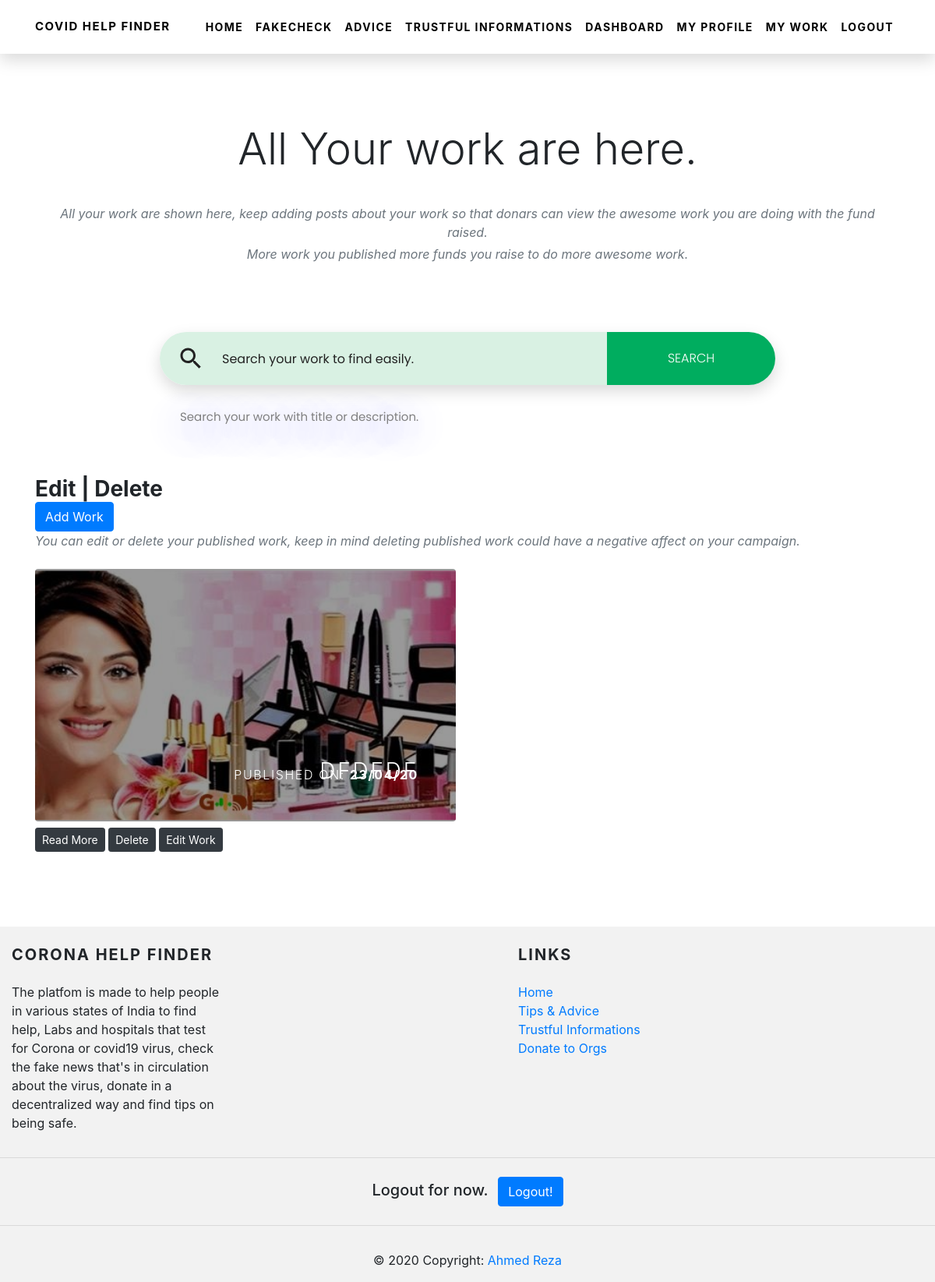
Page /covid/mypost/ (signed in) on the earlier database version.
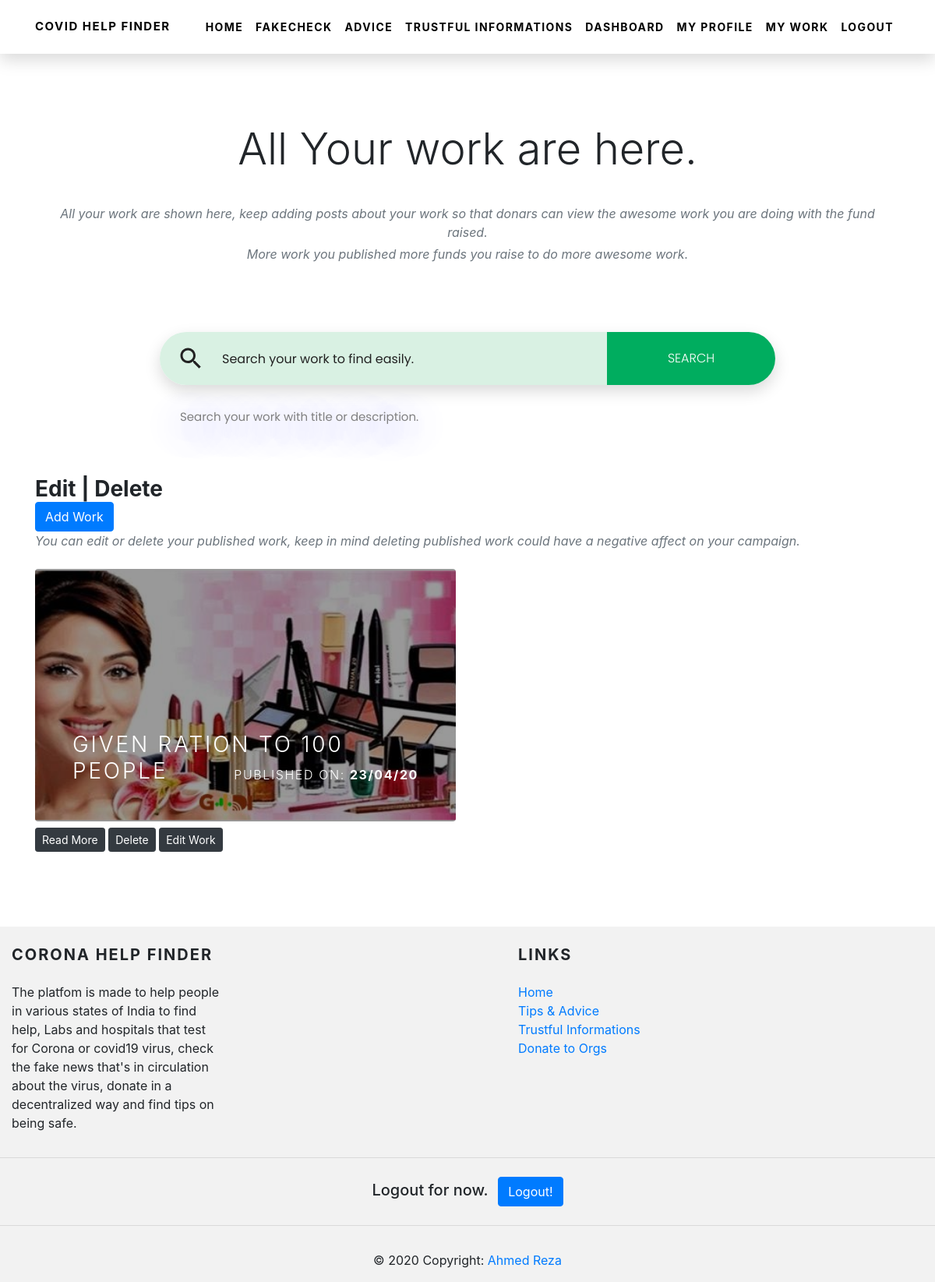
Same page on the later database version.
### covid/models.py (models this page shows, shortened)
class MyPost(models.Model):
	pic_one = models.URLField(null=True, blank=True)
	pic_two = models.URLField(null=True, blank=True)
	pic_three = models.URLField(null=True, blank=True)
	pic_four = models.URLField(null=True, blank=True)
	pic_five = models.URLField(null=True, blank=True)
	main_pic = models.URLField(null=True, blank=True)
	amount_spend = models.IntegerField(null=True, blank=True)
	total_donars = models.IntegerField(null=True, blank=True)
	donar_names = models.TextField(null=False, blank=False)
	title = models.CharField(max_length = 200)
	body = models.TextField(null=False, blank=False)
	short_description = models.CharField(max_length = 240)
	cr_date = models.DateTimeField(auto_now_add=True)
	uploaded_by = models.ForeignKey(to=MyProfile, on_delete=CASCADE, null=True, blank=True)

### covid/views.py (the view)
# urls.py: path('mypost/', views.MyPostListView.as_view()),
@method_decorator(login_required, name="dispatch")
class MyPostListView(ListView):
    model = MyPost
    def get_queryset(self):
        si = self.request.GET.get("si")
        if si == None:
            si = ""
        return MyPost.objects.filter(Q(uploaded_by = self.request.user.myprofile)).filter(Q(title__icontains = si) | Q(body__icontains = si)).order_by("-id");

### covid/templates/covid/mypost_list.html (shortened to what this page needs)
{% extends 'base.html' %}
{% block content %}
<div class="container py-5">
<section class="py-5 header text-center">
    <div class="container py-4">
        <header>
            <h1 class="display-4">All Your work are here.</h1>
            <p class="font-italic text-muted mb-1">All your work are shown here, keep adding posts about your work so that donars can view the awesome work you are doing with the fund raised.</p>
            <p class="font-italic text-muted">More work you published more funds you raise to do more awesome work.
            </p>
        </header>
    </div>
</section>
    <div class="s200">
      <form>
        <div class="inner-form">
          <div class="input-field first-wrap">
            <div class="svg-wrapper">
            </div>
            <input id="search" placeholder="Search your work to find easily." value="{{ request.GET.si }}" type="text" name="si" />
          </div>
          <div class="input-field second-wrap">
            <button class="btn-search" type="submit" value="Search">SEARCH</button>
          </div>
        </div>
        <span class="info">Search your work with title or description.</span>
      </form>
    </div>
  <div class="py-5">
    <h3 class="font-weight-bold mb-0">Edit | Delete</h3>
    <a href="/covid/mypost/create" class="btn btn-primary">Add Work</a>
    <p class="font-italic text-muted mb-4">You can edit or delete your published work, keep in mind deleting published work could have a negative affect on your campaign.</p>
    <div class="row">
      {% for n1 in mypost_list %}
      <div class="col-lg-6 mb-3 mb-lg-0">
        <div class="hover hover-4 text-white rounded"><img src="{{n1.main_pic}}" alt="">
          <div class="hover-overlay"></div>
          <div class="hover-4-content">
            <h3 class="hover-4-title text-uppercase font-weight-bold mb-0"><span class="font-weight-light">{{n1.title}} </span></h3>
            <p class="hover-4-title text-uppercase font-weight-bold mb-0"><span class="font-weight-light">Published on: </span>{{n1.cr_date | date:"d/m/y"}}</p>
          </div>
        </div>
        <a class="btn btn-dark btn-sm mt-2" href='/covid/mypost/{{n1.id}}'>Read More</a>
        <a class="btn btn-dark btn-sm mt-2" href='/covid/mypost/delete/{{n1.id}}'>Delete</a>
        <a class="btn btn-dark btn-sm mt-2" href="/covid/mypost/edit/{{n1.id}}">Edit Work</a>
      </div>
      {% endfor %}
    </div>
  </div>
</div>
{% endblock %}

### covid/templates/base.html (shortened to what this page needs)
{% load staticfiles %}
{% load static %}
<html>
  <head>
    <link rel="stylesheet" href="https://stackpath.bootstrapcdn.com/bootstrap/4.4.1/css/bootstrap.min.css">
    <link rel="stylesheet" type="text/css" href="https://stackpath.bootstrapcdn.com/font-awesome/4.7.0/css/font-awesome.min.css">
    <link href="/static/css/main.css" rel="stylesheet" />
    <link rel="stylesheet" href="/static/css/style.css">
  </head>
  <body>
    <header class="header">
    <nav class="navbar navbar-expand-lg fixed-top py-3">
      <div class="container"><a href="/" class="navbar-brand text-uppercase font-weight-bold">Covid Help Finder</a>
        <div id="navbarSupportedContent" class="collapse navbar-collapse">
          <ul class="navbar-nav ml-auto">
                      <li class="nav-item active"><a href="/" class="nav-link text-uppercase font-weight-bold">Home <span class="sr-only">(current)</span></a></li>
                      <li class="nav-item"><a href="/covid/fakecheck/" class="nav-link text-uppercase font-weight-bold">FakeCheck</a></li>
                      <li class="nav-item"><a href="/covid/tips" class="nav-link text-uppercase font-weight-bold">Advice</a></li>
                      <li class="nav-item"><a href="/covid/info" class="nav-link text-uppercase font-weight-bold">Trustful Informations</a></li>
                      <li class="nav-item"><a href="/covid/dashboard" class="nav-link text-uppercase font-weight-bold">Dashboard</a></li>
                      {% if user.is_authenticated %}
                      <li class="nav-item"><a href="/covid/myprofile/{{ user.myprofile.id }}" class="nav-link text-uppercase font-weight-bold">My Profile</a></li>
                      <li class="nav-item"><a href="/covid/mypost/" class="nav-link text-uppercase font-weight-bold">My Work</a></li>
                      <li class="nav-item"><a href="/accounts/logout/" class="nav-link text-uppercase font-weight-bold">Logout</a></li>
                      {% else %}
                      <li class="nav-item"><a href="/covid/myprofile" class="nav-link text-uppercase font-weight-bold">Donate</a></li>
                      {% endif %}
                  </ul>
              </div>
          </div>
      </nav>
  </header>
{% block content %}
{% endblock %}
  <footer class="page-footer text-center text-md-left pt-4" style="background-color: #f2f2f2;">
    <div class="container-fluid">
      <div class="row">
        <div class="col-md-3">
          <h5 class="text-uppercase font-weight-bold mb-4">Corona Help Finder</h5>
          <p>The platfom is made to help people in various states of India to find help, Labs and hospitals that test for Corona or covid19 virus, check the fake news that's in circulation about the virus, donate in a decentralized way and find tips on being safe.</p>
        </div>
        <div class="col-md-2 mx-auto">
          <h5 class="text-uppercase font-weight-bold mb-4">Links</h5>
          <ul class="list-unstyled">
            <li><a href="/">Home</a></li>
            <li><a href="/covid/tips">Tips & Advice</a></li>
            <li><a href="/covid/info">Trustful Informations</a></li>
            <li><a href="/covid/myprofile">Donate to Orgs</a></li>
          </ul>
        </div>
      </div>
    </div>
    <hr>
    <div class="call-to-action text-center my-4">
      <ul class="list-unstyled list-inline">
        {% if user.is_authenticated %}
        <li class="list-inline-item">
          <h5>Logout for now.</h5>
        </li>
        <li class="list-inline-item"><a href="/accounts/logout" class="btn btn-primary">Logout!</a></li>
        {% else %}
        <li class="list-inline-item">
          <h5>Login as organization.</h5>
        </li>
        <li class="list-inline-item"><a href="/accounts/login" class="btn btn-primary">Log in!</a></li>
        {% endif %}
      </ul>
    </div>
    <hr>
    <div class="footer-copyright py-3 text-center">
      <div class="container-fluid">
        © 2020 Copyright: <a href="https://about.me/ahmed_reza"> Ahmed Reza </a>
      </div>
    </div>
  </footer>
  </body>
</html>

### covid/static/css/main.css (style rules this page uses)
html { line-height: 1.15; -ms-text-size-adjust: 100%; -webkit-text-size-adjust: 100%; }
body { margin: 0; }
article, aside, footer, header, nav, section { display: block; }
h1 { font-size: 2em; margin: 0.67em 0; }
hr { box-sizing: content-box; height: 0; overflow: visible; }
a { background-color: transparent; -webkit-text-decoration-skip: objects; }
img { border-style: none; }
svg:not(:root) { overflow: hidden; }
button, input, optgroup, select, textarea { font-family: sans-serif; font-size: 100%; line-height: 1.15; margin: 0; }
button, input { overflow: visible; }
button, select { text-transform: none; }
button, html [type="button"], [type="reset"], [type="submit"] { -webkit-appearance: button; }
html { height: 100%; }
input, button { font-family: 'Poppins', sans-serif; }
* { box-sizing: border-box; }
.s200 { display: flex; flex-wrap: wrap; -ms-flex-pack: center; justify-content: center; font-family: 'Poppins', sans-serif; }
.s200 form { width: 100%; max-width: 790px; }
.s200 form .inner-form { display: -ms-flexbox; display: flex; width: 100%; -ms-flex-pack: justify; justify-content: space-between; -ms-flex-align: center; align-items: center; box-shadow: 0px 8px 20px 0px rgba(0, 0, 0, 0.15); border-radius: 34px; overflow: hidden; margin-bottom: 30px; }
.s200 form .inner-form .input-field { height: 68px; }
.s200 form .inner-form .input-field input { height: 100%; background: transparent; border: 0; display: block; width: 100%; padding: 10px 0; font-size: 16px; color: #000; }
.s200 form .inner-form .input-field.first-wrap { -ms-flex-positive: 1; flex-grow: 1; display: -ms-flexbox; display: flex; -ms-flex-align: center; align-items: center; background: #d9f1e3; }
.s200 form .inner-form .input-field.first-wrap input { -ms-flex-positive: 1; flex-grow: 1; }
.s200 form .inner-form .input-field.first-wrap .svg-wrapper { min-width: 80px; display: -ms-flexbox; display: flex; -ms-flex-pack: center; justify-content: center; -ms-flex-align: center; align-items: center; }
.s200 form .inner-form .input-field.first-wrap svg { width: 36px; height: 36px; fill: #222; }
.s200 form .inner-form .input-field.second-wrap { min-width: 216px; }
.s200 form .inner-form .input-field.second-wrap .btn-search { height: 100%; width: 100%; white-space: nowrap; font-size: 16px; color: #fff; border: 0; cursor: pointer; position: relative; z-index: 0; background: #00ad5f; transition: all .2s ease-out, color .2s ease-out; font-weight: 300; }
.s200 form .info { font-size: 15px; color: gray; padding-left: 26px; text-shadow: 0px 10px 50px rgba(37, 50, 233, 1); }

### covid/static/css/style.css (style rules this page uses)
.navbar { transition: all 0.4s; box-shadow: 0px 8px 20px 0px rgba(0, 0, 0, 0.15); background: #fff; }
.navbar .nav-link { color: #000; }
.nav-link { font-size: 14px; }
.navbar .navbar-brand { color: #000; }
.navbar-brand { font-size: 15px; }
.hover { overflow: hidden; position: relative; padding-bottom: 60%; }
.hover-overlay { width: 100%; height: 100%; position: absolute; top: 0; left: 0; z-index: 90; transition: all 0.4s; }
.hover img { width: 100%; position: absolute; top: 0; left: 0; transition: all 0.3s; }
.hover-4 img { width: 110%; top: 50%; left: 50%; transform: translate(-50%, -50%); }
.hover-4 .hover-overlay { background: rgba(0, 0, 0, 0.4); z-index: 90; }
.hover-4-title { position: absolute; bottom: 0; right: 0; padding: 3rem; z-index: 99; }
.text-uppercase { letter-spacing: 0.1em; }

Differences in the rows shown:
changed MyPost: title "DFDFDF" → "GIVEN RATION TO 100 PEOPLE"
